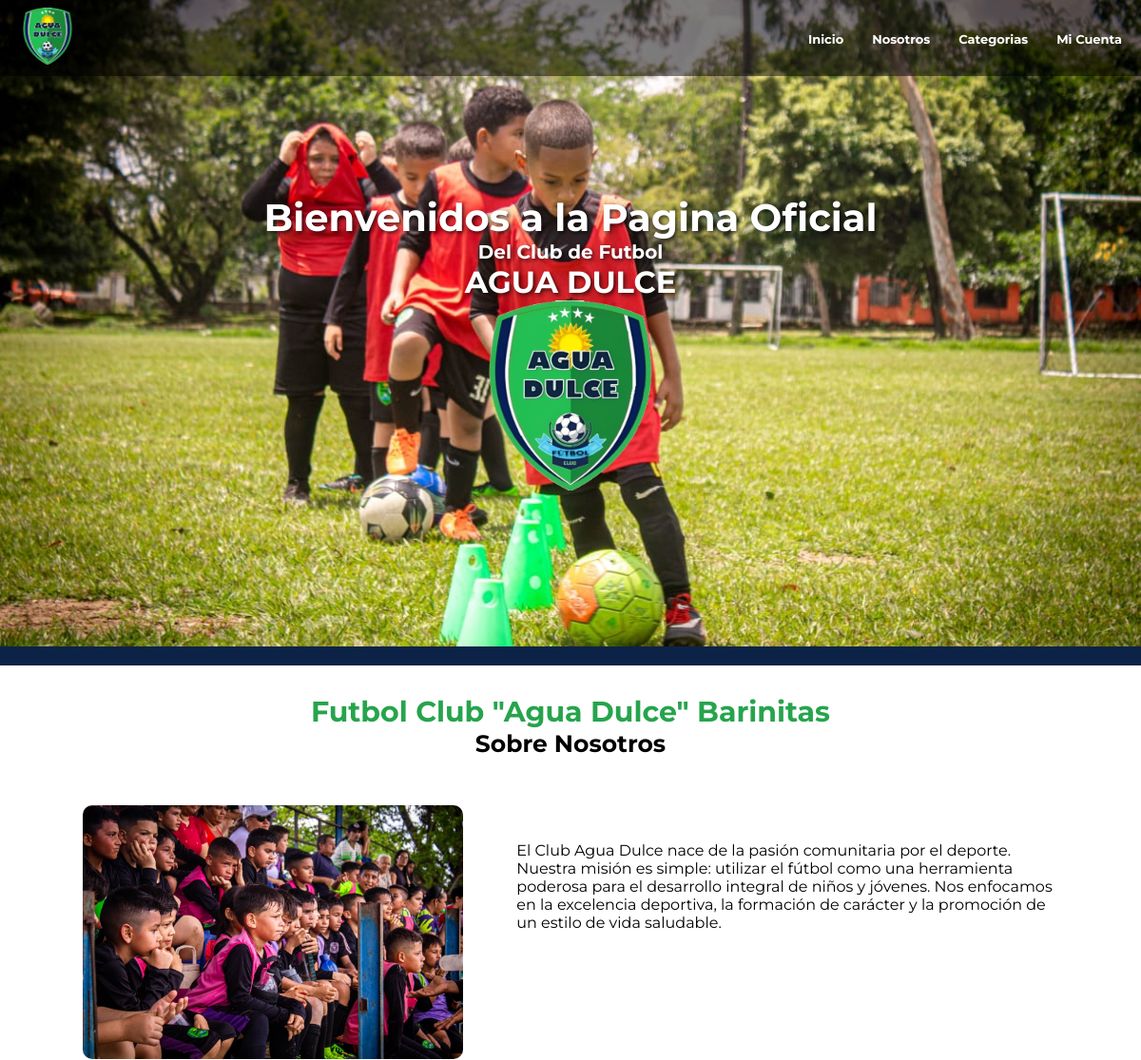
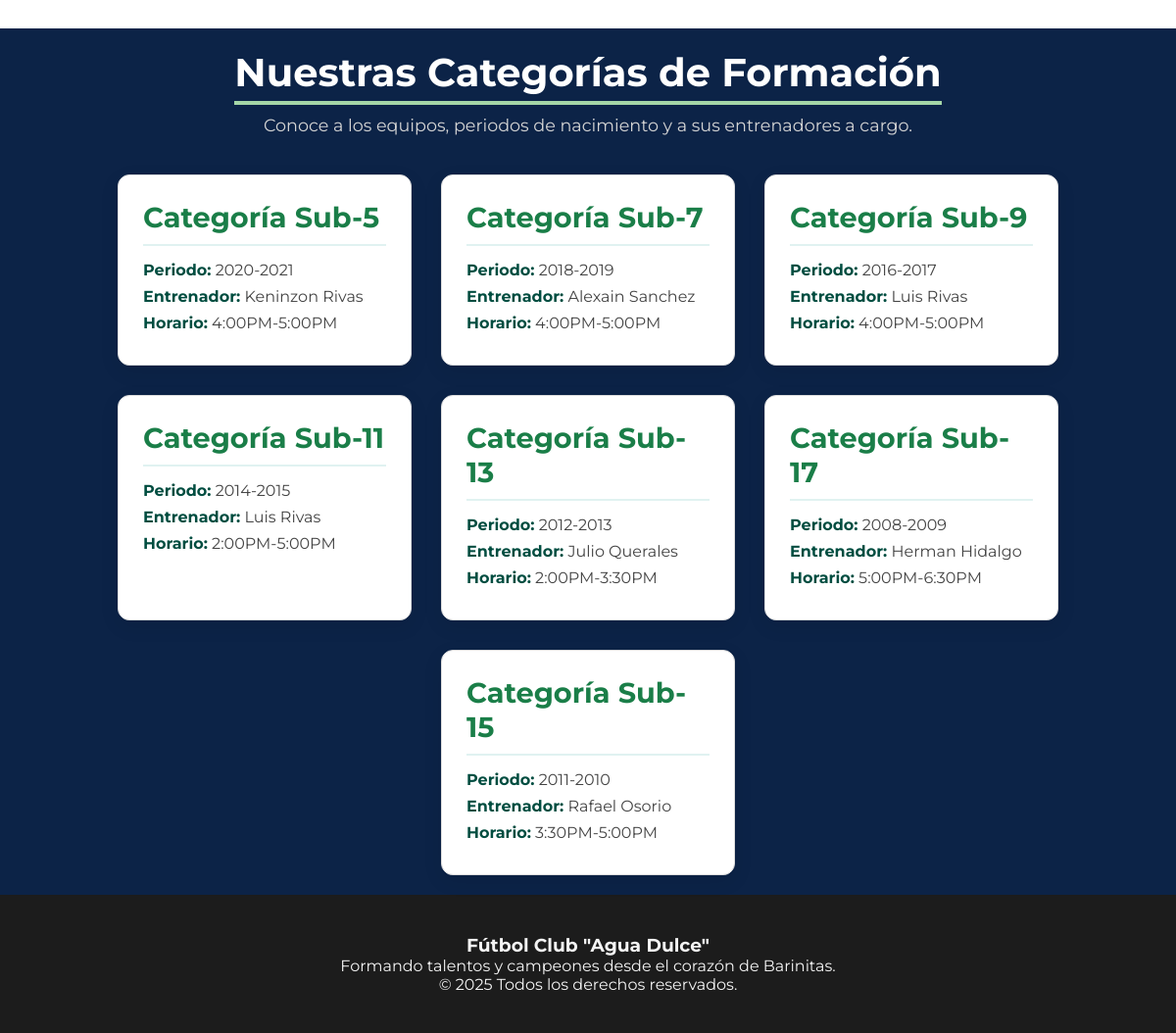
The page / on the database its author committed (2 pictures, top to bottom).
### tables this page shows
CREATE TABLE `categorias` (
  `id` int(11) NOT NULL,
  `nombre_categoria` varchar(50) DEFAULT NULL,
  `periodo` varchar(20) DEFAULT NULL,
  `entrenador_id` int(11) DEFAULT NULL,
  `horario` varchar(100) DEFAULT NULL
);

CREATE TABLE `entrenadores` (
  `id` int(11) NOT NULL,
  `nombre_completo` varchar(100) NOT NULL,
  `cedula` varchar(20) NOT NULL,
  `telefono` varchar(20) DEFAULT NULL,
  `correo` varchar(100) DEFAULT NULL,
  `fecha_nacimiento` date NOT NULL,
  `direccion` text NOT NULL,
  `foto` varchar(255) NOT NULL
);

### controlador/vistas.php (called while the page is built, shortened)
<?php
class vistas
{
    function vistan($vista){
        require "vistas/".$vista.".php";
    }
}
?>

### controlador/home.php (called while the page is built, shortened)
<?php
require_once "modelo/adminmodel.php";
class home extends vistas{
    public function load(){
        $this->categoria = adminModel::getCategorys();
        $this->vistan('home');
    }
}
?>

### modelo/database.php (called while the page is built, shortened)
<?php
    class Database
    {
        public static function getDatabase(){
            try {
                $db = new PDO("mysql:host=localhost;dbname=futbolclub", "root", "");
                return $db;
            } catch (Exception $e) {
                return false;
            }
        }
    }
    ?>

### modelo/adminmodel.php (called while the page is built, shortened)
<?php
    require_once "database.php";
    class adminModel extends Database
    {
    public static function getCategorys(): array|null {
        try {
            $stmt = Database::getDatabase()->prepare("
                SELECT categorias.*, entrenadores.nombre_completo AS nombre_entrenador FROM categorias JOIN entrenadores ON entrenadores.id = categorias.entrenador_id
            ");
            $stmt->execute();
            return $stmt->fetchAll(PDO::FETCH_ASSOC);
        } catch (PDOException $e) {
            return null;
        }
    }
}
?>

### vistas/home.php (the view, shortened to what this page needs)
<!DOCTYPE html>
<html lang="en">
<head>
    <link rel="stylesheet" href="/FutbolClub/assets/css/home.css">
</head>
<body>
    <header class="index-header">
        <div class="logo">
            <img src="/FutbolClub/assets/img/club-brand.png" alt="">
        </div>
        <ul>
            <li><a href="#inicio">Inicio</a></li>
            <li><a href="#nosotros">Nosotros</a></li>
            <li><a href="#categorias">Categorias</a></li>
            <li><a href="/FutbolClub/login">Mi Cuenta</a></li>
        </ul>
    </header>
    <main>
        <div class="slider-container" id="inicio">
            <div class="slide active">
            </div>
            <div class="bienvenida">
                <h1>Bienvenidos a la Pagina Oficial</h1>
                <p>Del Club de Futbol</p>
                <h1>AGUA DULCE</h1>
                <img src="/FutbolClub/assets/img/club-brand.png" alt="">
            </div>
        </div>
        <div class="nosotros" id="nosotros">
            <h3>Futbol Club "Agua Dulce" Barinitas</h3>
            <h5>Sobre Nosotros</h5>
            <div class="nosotros-container">
                <img src="/FutbolClub/assets/img/nosotros.jpg" alt="">
                <p>
                    <br><br>
                    El Club Agua Dulce nace de la pasión comunitaria por el deporte. Nuestra misión es simple: utilizar el fútbol como una herramienta poderosa para el desarrollo integral de niños y jóvenes. Nos enfocamos en la excelencia deportiva, la formación de carácter y la promoción de un estilo de vida saludable.
                </p>
            </div>
        </div>
        <div class="categorias-container" id="categorias">
            <h2>Nuestras Categorías de Formación</h2>
            <p class="subtitulo">Conoce a los equipos, periodos de nacimiento y a sus entrenadores a cargo.</p>
            <div class="cards-grid">
                <?php foreach ($this->categoria as $cate):?>
                <div class="categoria-card sub-5">
                    <h3 class="card-title">Categoría <?=$cate['nombre_categoria']?></h3>
                    <div class="card-body">
                        <p><strong>Periodo:</strong> <?=$cate['periodo']?></p>
                        <p><strong>Entrenador:</strong> <?=$cate['nombre_entrenador']?></p>
                        <p><strong>Horario:</strong> <?=$cate['horario']?></p>
                    </div>
                </div>
                <?php endforeach;?>
        </div>
            </div>
    </main>
    <footer>
        <div class="footer-container">
            <div class="footer-info">
                <h3>Fútbol Club "Agua Dulce"</h3>
                <p>Formando talentos y campeones desde el corazón de Barinitas.</p>
                <p>&copy; 2025 Todos los derechos reservados.</p>
            </div>
        </div>
    </footer>
</body>
</html>

### assets/css/home.css (style rules this page uses)
* { box-sizing: border-box; margin: 0; padding: 0; font-family: "Montserrat", sans-serif; }
.slider-container { overflow: hidden; position: relative; width: 100%; height: 700px; border-bottom: 20px solid #0c2347 ; }
.slide { position: absolute; top: 0; left: 0; width: 100%; height: 100%; opacity: 0; transition: opacity 1s ease-in-out; }
.slide.active { opacity: 1; }
.logo img { width: 60px; }
.index-header { display: flex; align-items: center; justify-content: space-between; padding: 20px; position: absolute; width: 100%; height: 80px; z-index: 20; background-color: rgba(0, 0, 0, 0.5); }
.index-header ul { display: flex; list-style: none; padding: 0; margin: 0; gap: 30px; }
.index-header ul li a { text-decoration: none; color: white; font-weight: bolder; font-size: 13px; }
.bienvenida { position: absolute; z-index: 40; color: white; top: 30%; width: 100%; text-align: center; text-shadow: 2px 2px 4px rgba(0, 0, 0, 0.7); }
.bienvenida h1:first-child { font-size: 40px; }
.bienvenida p { font-size: 20px; font-weight: bold; }
.bienvenida img { width: 200px; }
.nosotros { display: flex; flex-direction: column; justify-content: center; align-items: center; padding: 30px; }
.nosotros img { width: 400px; border-radius: 10px; }
.nosotros h3 { color: #26a44c ; font-size: 30px; }
.nosotros h5 { font-size: 25px; }
.nosotros-container { display: flex; justify-content: space-evenly; margin-top: 50px; }
.nosotros-container p { width: 50%; }
.categorias-container { max-width: 100%; margin: 0px 0px; padding: 20px; text-align: center; background: #0c2347; }
.categorias-container h2 { color: white; font-size: 2.5em; margin-bottom: 10px; border-bottom: 4px solid #a5d6a7; display: inline-block; padding-bottom: 5px; }
.subtitulo { font-size: 1.1em; color: #d4d4d4; margin-bottom: 40px; }
.cards-grid { display: flex; justify-content: center; flex-wrap:wrap; gap: 30px; margin-top: 20px; }
.categoria-card { background-color: #ffffff; border: 1px solid #ddd; border-radius: 12px; box-shadow: 0 6px 20px rgba(0, 0, 0, 0.08); padding: 25px; transition: transform 0.3s ease, box-shadow 0.3s ease; text-align: left; width: 300px; }
.card-title { color: #1a7e48; font-size: 1.8em; border-bottom: 2px solid #e0f2f1; padding-bottom: 10px; margin-bottom: 15px; }
.card-body p { margin: 8px 0; color: #444; }
.card-body strong { color: #004d40; font-weight: bold; }
.footer-container { background-color: #1c1c1c; color: #f4f4f4; padding: 40px 20px; font-family: Arial, sans-serif; text-align: center; }

### rows shown on the page
categorias: nombre_categoria "Sub-5", periodo "2020-2021", entrenador.nombre_completo "Keninzon Rivas", horario "4:00PM-5:00PM"
categorias: nombre_categoria "Sub-7", periodo "2018-2019", entrenador.nombre_completo "Alexain Sanchez", horario "4:00PM-5:00PM"
categorias: nombre_categoria "Sub-9", periodo "2016-2017", entrenador.nombre_completo "Luis Rivas", horario "4:00PM-5:00PM"
categorias: nombre_categoria "Sub-11", periodo "2014-2015", entrenador.nombre_completo "Luis Rivas", horario "2:00PM-5:00PM"
categorias: nombre_categoria "Sub-13", periodo "2012-2013", entrenador.nombre_completo "Julio Querales", horario "2:00PM-3:30PM"
categorias: nombre_categoria "Sub-17", periodo "2008-2009", entrenador.nombre_completo "Herman Hidalgo", horario "5:00PM-6:30PM"
categorias: nombre_categoria "Sub-15", periodo "2011-2010", entrenador.nombre_completo "Rafael Osorio", horario "3:30PM-5:00PM"
